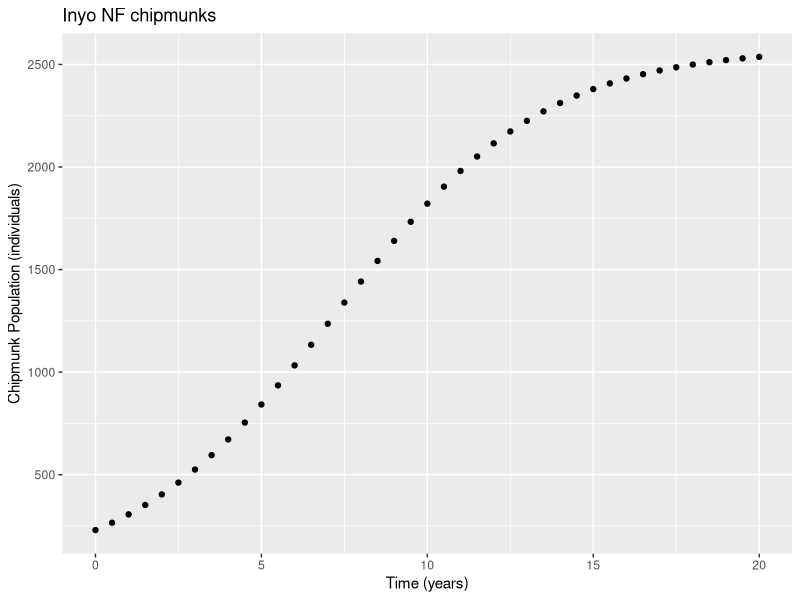

Generate this figure with R:
## ---- chunk 1
knitr::opts_chunk$set(echo = TRUE)

library(tidyverse)
## ---- chunk 2
#Examples of logs 

log(4)

#Examples of exponents 
exp(1.3862)

log(exp(1)) #think about in words what you are asking it to do. To what power do i have to raise e to get a value of e^1 (exp(1))

## ---- chunk 3
# A sequences from 1-20 by increments of 1 

ex_1 <- seq(from = 1, to = 20, by = 1)

#Vector from 0 to 40 by 0.2 
ex_2 <- seq(from = 0, to = 40, by = 0.2)

#Vector from 1 to 5000 by 10 
ex_3 <- seq(from = 1, to = 5000, by = 10)

## ---- chunk 4
pop_logistic <- function(capacity, init_pop, g_rate, time_yr) {
  
  capacity/ (1+ ((capacity - init_pop) / init_pop) * exp(-g_rate*time_yr))
  
}

pop_logistic(capacity = 2580, init_pop = 230, g_rate = 0.32, time_yr = 2.4)

## ---- chunk 5
time_vec <- seq(from = 0, to = 20, by = 0.5) #vector of time from 0 to 20 that goes by increments of 0.5 years 

## ---- chunk 6
chipmunk_pop <- pop_logistic(capacity = 2580, init_pop = 230, g_rate = 0.32, time_yr = time_vec)

## ---- chunk 7
chipmunk_df <- data.frame(time_vec, chipmunk_pop)

## ---- chunk 8
ggplot(data = chipmunk_df, aes(x = time_vec, y = chipmunk_pop)) + 
  geom_point() +
  labs(x = "Time (years)", 
       y = "Chipmunk Population (individuals)", 
       title = "Inyo NF chipmunks")
